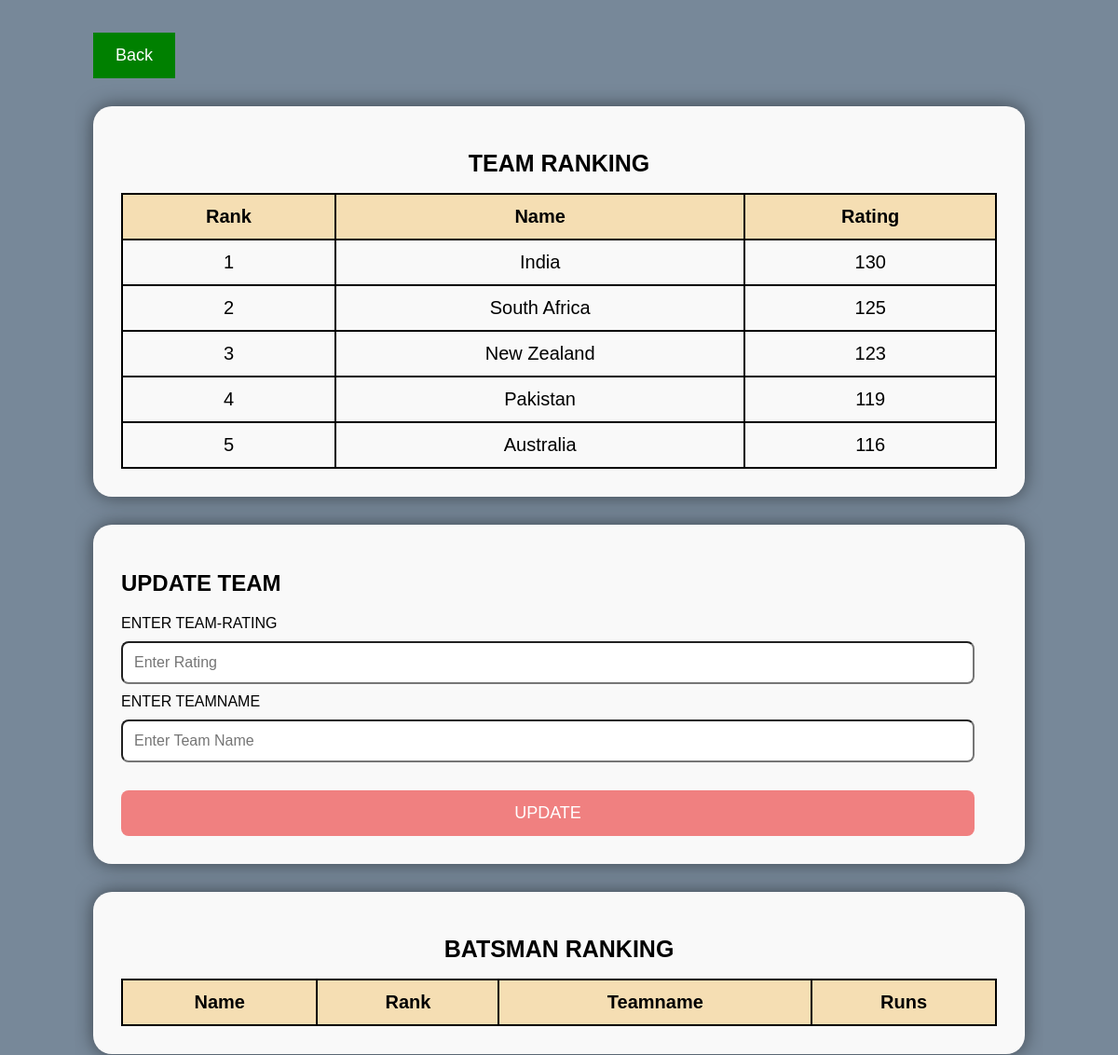
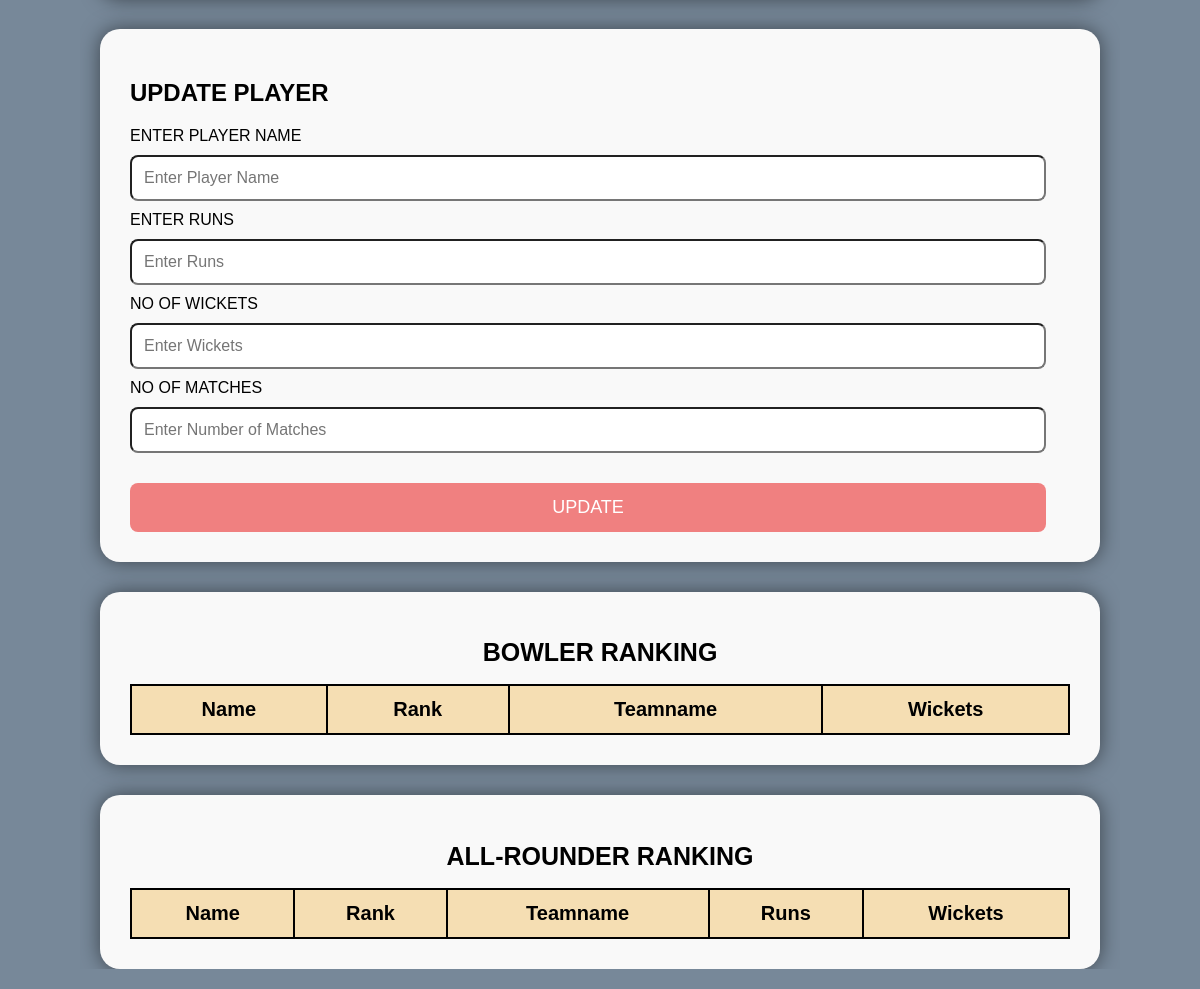
/rank.php, run on the app's committed database (2 pictures, top to bottom).
### tables this page shows
CREATE TABLE `team` (
  `rank` decimal(5,0) NOT NULL,
  `rating` int(11) NOT NULL,
  `name` varchar(30) NOT NULL
);

### rank.php (the view, shortened to what this page needs)
<!DOCTYPE html>
<html>
<head>
</head>
<body>
    <div class="container">
        <button><a href="admindash.html">Back</a></button>
        <div>
            <h1>TEAM RANKING</h1>
            <table>
                <tr>
                    <th>Rank</th>
                    <th>Name</th>
                    <th>Rating</th>
                </tr>
                <?php
                $con = mysqli_connect("localhost", "root", "", "cricket");
                $query = "SELECT * FROM team ORDER BY rating DESC";
                $result = mysqli_query($con, $query);
                $i = 0;
                if (mysqli_num_rows($result) > 0) {
                    while ($row = mysqli_fetch_assoc($result)) {
                        $i++;
                        echo "<tr><td>" . $i . "</td><td>" . $row["name"] . "</td><td>" . $row["rating"] . "</td></tr>";
                    }
                }
                ?>
            </table>
        </div>
        <div class="form-container">
            <h2>UPDATE TEAM</h2>
            <form action="update.php" method="POST">
               ENTER TEAM-RATING <input type="number" name="rating" placeholder="Enter Rating" required><br>
               ENTER TEAMNAME<input type="text" name="name" placeholder="Enter Team Name" required><br>
                <button type="submit">UPDATE</button>
            </form>
        </div>
        <div>
            <h1>BATSMAN RANKING</h1>
            <table>
                <tr>
                    <th>Name</th>
                    <th>Rank</th>
                    <th>Teamname</th>
                    <th>Runs</th>
                </tr>
            </table>
        </div>
        <div class="form-container">
            <h2>UPDATE PLAYER</h2>
            <form action="pupdate.php" method="POST">
              ENTER PLAYER NAME  <input type="text" name="name" placeholder="Enter Player Name" required><br>
               ENTER RUNS <input type="number" name="runs" placeholder="Enter Runs" required><br>
                NO OF WICKETS<input type="number" name="wickets" placeholder="Enter Wickets" required><br>
                NO OF MATCHES<input type="number" name="no_of_matches" placeholder="Enter Number of Matches" required><br>
                <button type="submit">UPDATE</button>
            </form>
        </div>
        <div>
            <h1>BOWLER RANKING</h1>
            <table>
                <tr>
                    <th>Name</th>
                    <th>Rank</th>
                    <th>Teamname</th>
                    <th>Wickets</th>
                </tr>
            </table>
        </div>
        <div>
            <h1>ALL-ROUNDER RANKING</h1>
            <table>
                <tr>
                    <th>Name</th>
                    <th>Rank</th>
                    <th>Teamname</th>
                    <th>Runs</th>
                    <th>Wickets</th>
                </tr>
            </table>
        </div>
    </div>
</body>
</html>

### rank.php (style rules this page uses)
body { background-color: lightslategray; font-family: Verdana, Geneva, Tahoma, sans-serif; margin: 0; padding: 0; }
table { border-collapse: collapse; width: 100%; }
th, td { border: 2px solid black; padding: 12px; text-align: center; font-size: 20px; }
th { background-color: wheat; color: black; }
button { background-color:green; color:white; border: none; padding: 14px 24px; text-align: center; text-decoration: none; display: inline-block; font-size: 18px; margin-top: 15px; cursor: pointer; }
button a { color: white; text-decoration: none; }
h1 { color: black; text-align: center; font-size: 25px; }
.container { margin: 20px auto; max-width: 1000px; padding: 0 20px; overflow: hidden; }
.container > div { background-color: #f9f9f9; padding: 30px; margin-top: 30px; border-radius: 20px; box-shadow: 0px 0px 20px 0px rgba(0, 0, 0, 0.5); animation: slideRight 0.5s ease; }
.form-container { background-color: #f9f9f9; padding: 30px; margin-top: 20px; border-radius: 15px; box-shadow: 0px 0px 20px 0px rgba(0, 0, 0, 0.5); animation: slideRight 0.5s ease; }
.form-container input[type="text"], .form-container input[type="number"] { width: calc(100% - 24px); padding: 12px; margin: 10px 0; border: 2px solid blach; border-radius: 8px; box-sizing: border-box; font-size: 16px; }
.form-container button { width: calc(100% - 24px); background-color:lightcoral; color: white; border: none; padding: 14px 24px; margin-top: 20px; border-radius: 8px; cursor: pointer; font-size: 18px; }

### data on the page
team: name "India", rating "130"
team: name "South Africa", rating "125"
team: name "New Zealand", rating "123"
team: name "Pakistan", rating "119"
team: name "Australia", rating "116"
